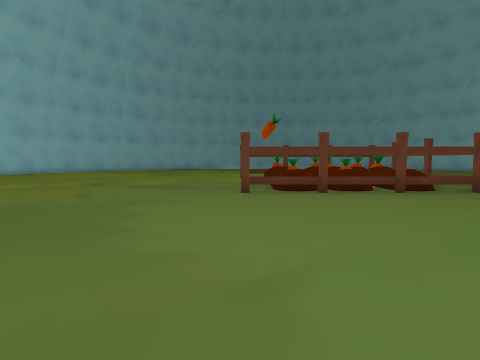
[1] (above)

24 first-person views from a walk through a Unity game level. The camera is 0.57 m above the floor, tilts 4° down and sees 80° across. The floor is counted in squares, 0.5 m on a side. Each view is taken from the middle of a square. On the plan, view 1 faces up. The plan holds only what a view shows up to about 12 squares ahead; the rest is blank. The place goes on beyond the plan. The player is left out. Some animated figures are not drawn.

[2]
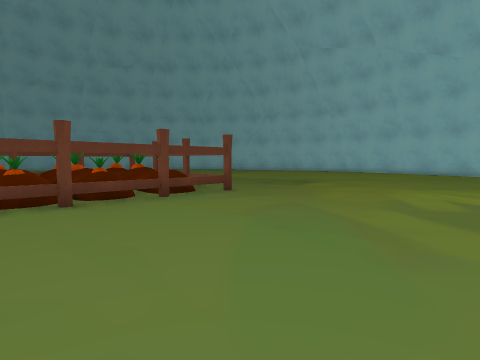

[3]
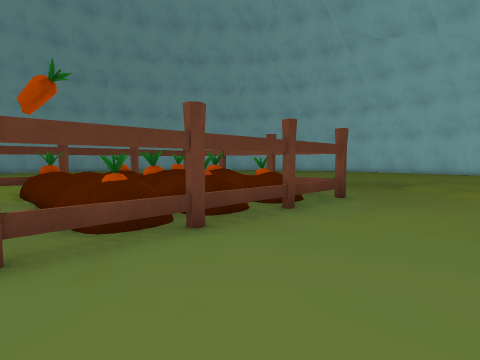

[4]
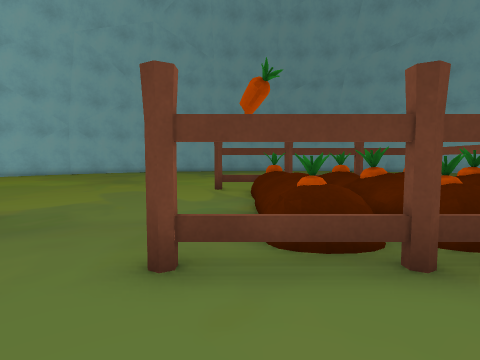

[5]
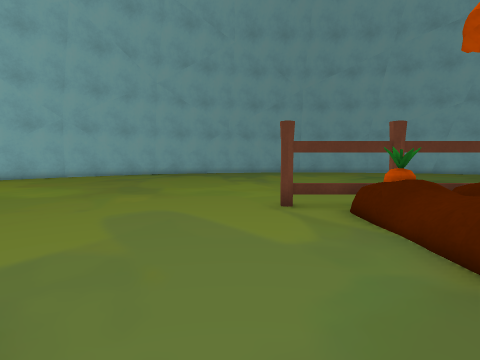

[6]
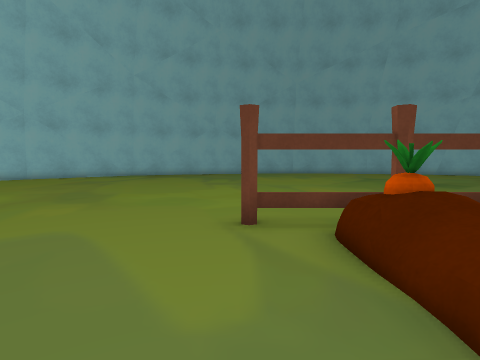

[7]
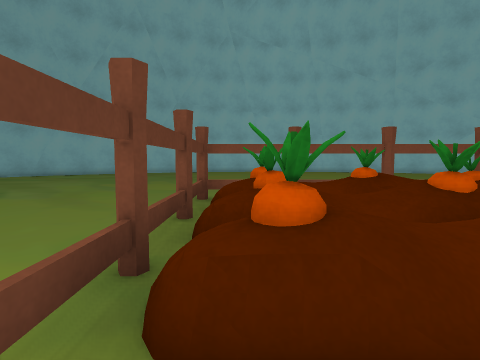

[8]
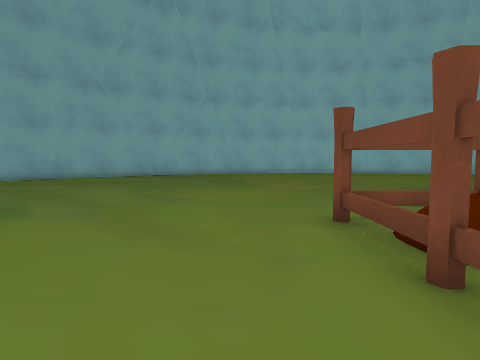

[9]
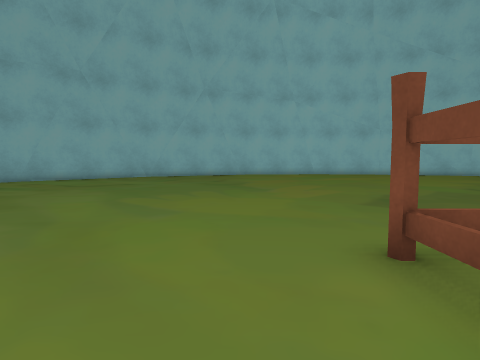

[10]
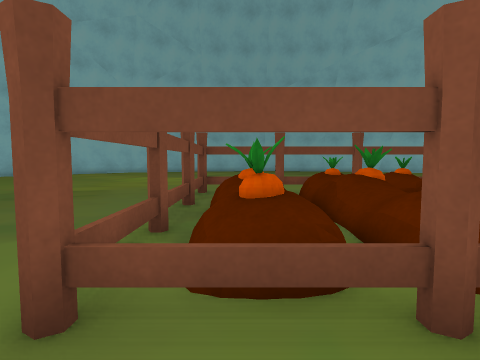

[11]
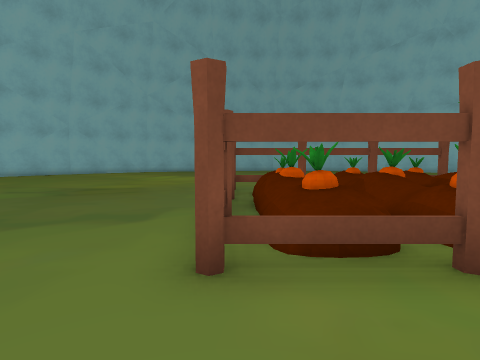

[12]
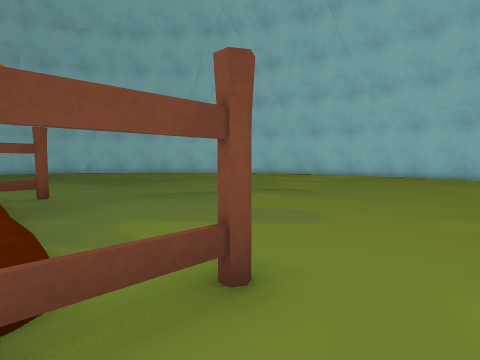

[13]
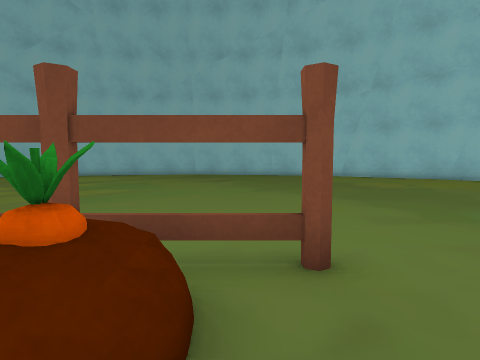

[14]
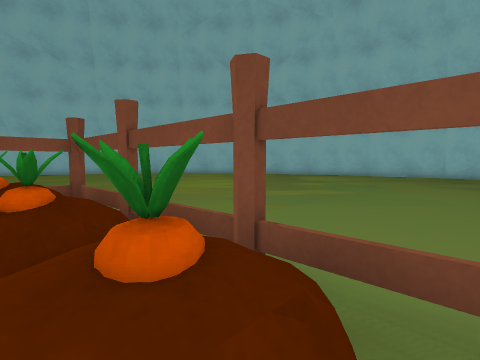

[15]
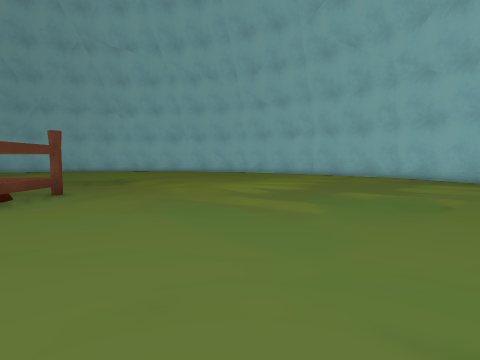

[16]
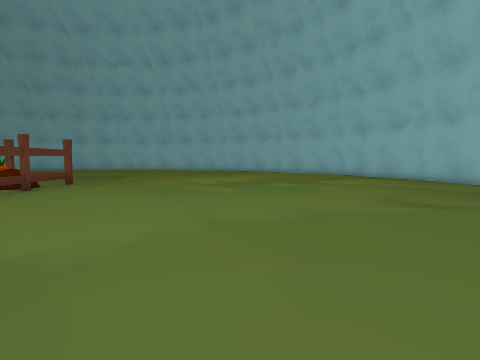

[17]
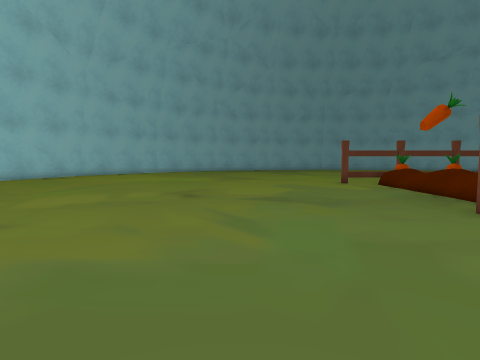

[18]
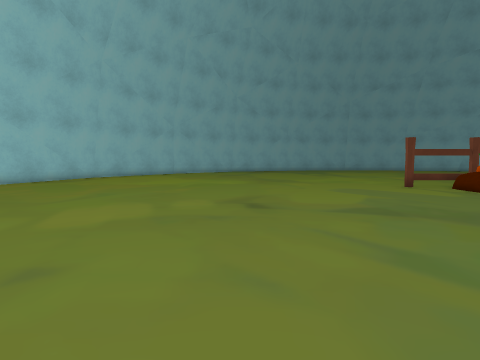

[19]
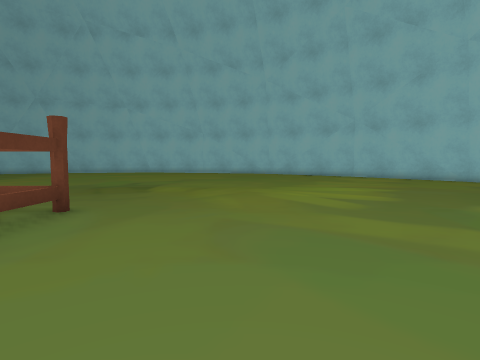

[20]
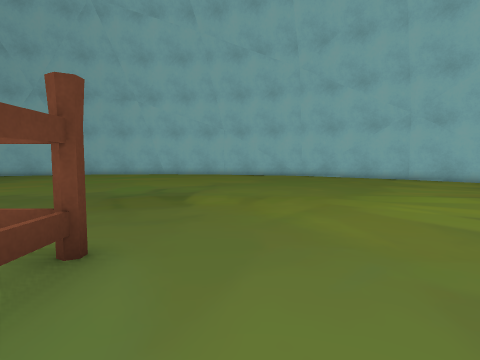

[21]
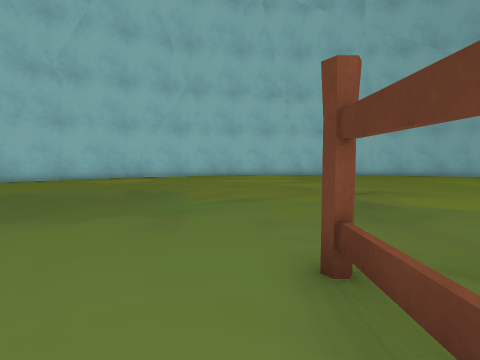

[22]
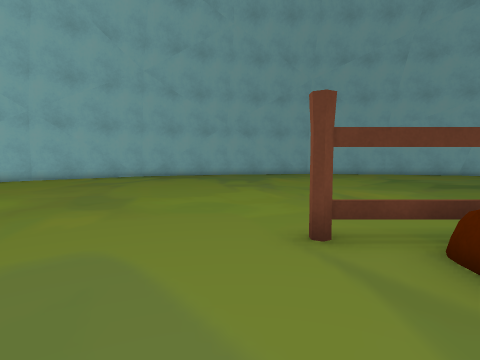

[23]
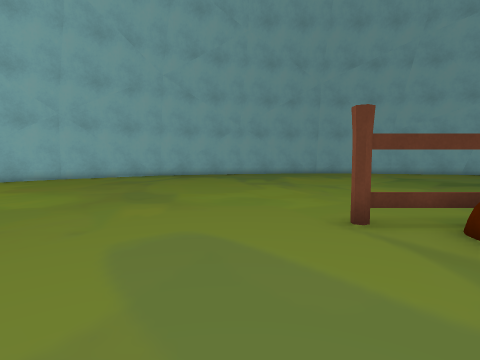

[24]
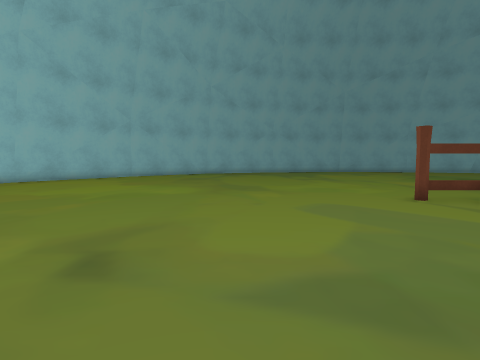

### Floor plan
Key: @ floor where view 1 was taken; # wall or solid block; . floor; = window, fence, low wall or low ledge; ^ raised ledge; O other object.
Columns run from 16 left of view 1 to 17 right of it. Each row starts with its distance up from view 1.
 26      ............. ...............
 25      .............................
 24      .............................
 23      .............................
 22   ................................
 21   ................................
 20    ...............................
 19    ...............................
 18 ................OOOOOOOOO.........
 17 ..................==#==#O.........
 16  .................^^^^=#O.........
 15  .................^^^^==O.........
 14   ................^^#=##O.........
 13    ...............^^^^==O.........
 12     ..............^^^^##O.........
 11      .............#=^===O.........
 10      ...........OOOOOOOOO.........
  9       ............................
  8        ...........................
  7        ...........................
  6        ...........................
  5        ...........................
  4        ...........................
  3        ...........................
  2        ...........................
  1        ...........................
  0        ..    ...@.................
 -1               ................. ..
 -2                ................
 -3                  ........... ..
 -4                   ..........
 -5                    .....  ..
 -6                     ....
 -7                       ..

Positions as (right, up) in squares from view 1, and headings:
1: (0, 0), facing up
2: (1, 2), facing up-right
3: (0, 6), facing up-right
4: (1, 7), facing up
5: (-1, 11), facing up
6: (0, 13), facing up
7: (0, 17), facing right
8: (3, 20), facing right
9: (5, 20), facing right
10: (7, 20), facing down
11: (8, 21), facing down
12: (2, 20), facing down-left
13: (1, 13), facing down
14: (1, 12), facing down-right
15: (-1, 4), facing right
16: (-5, 2), facing right
17: (-5, 4), facing up
18: (-7, 6), facing up
19: (2, 6), facing right
20: (5, 8), facing right
21: (3, 9), facing left
22: (-1, 14), facing up
23: (-2, 13), facing up
24: (-5, 10), facing up
